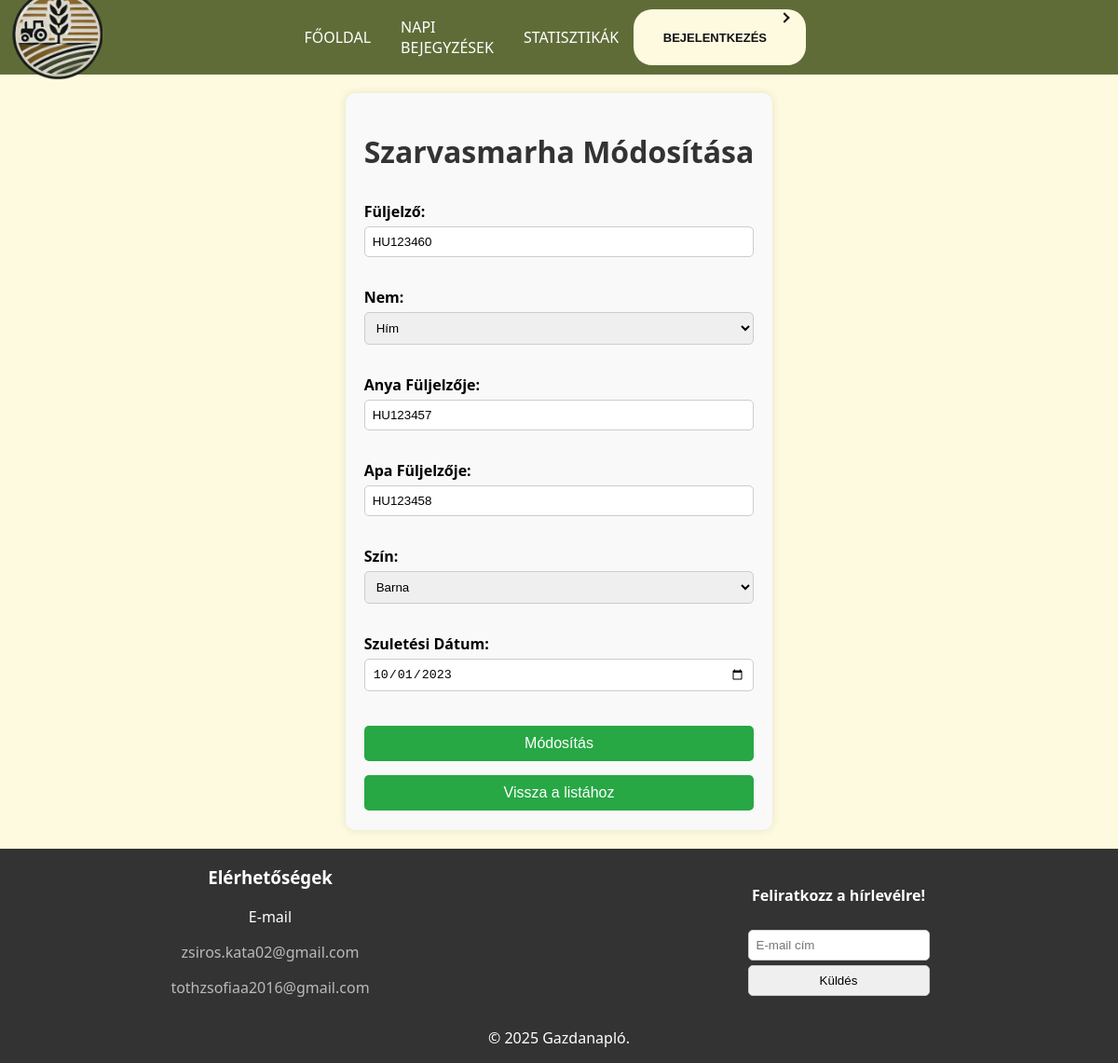
Before: /admin/edit_cow.php?id=1 (signed in) with the older database file.
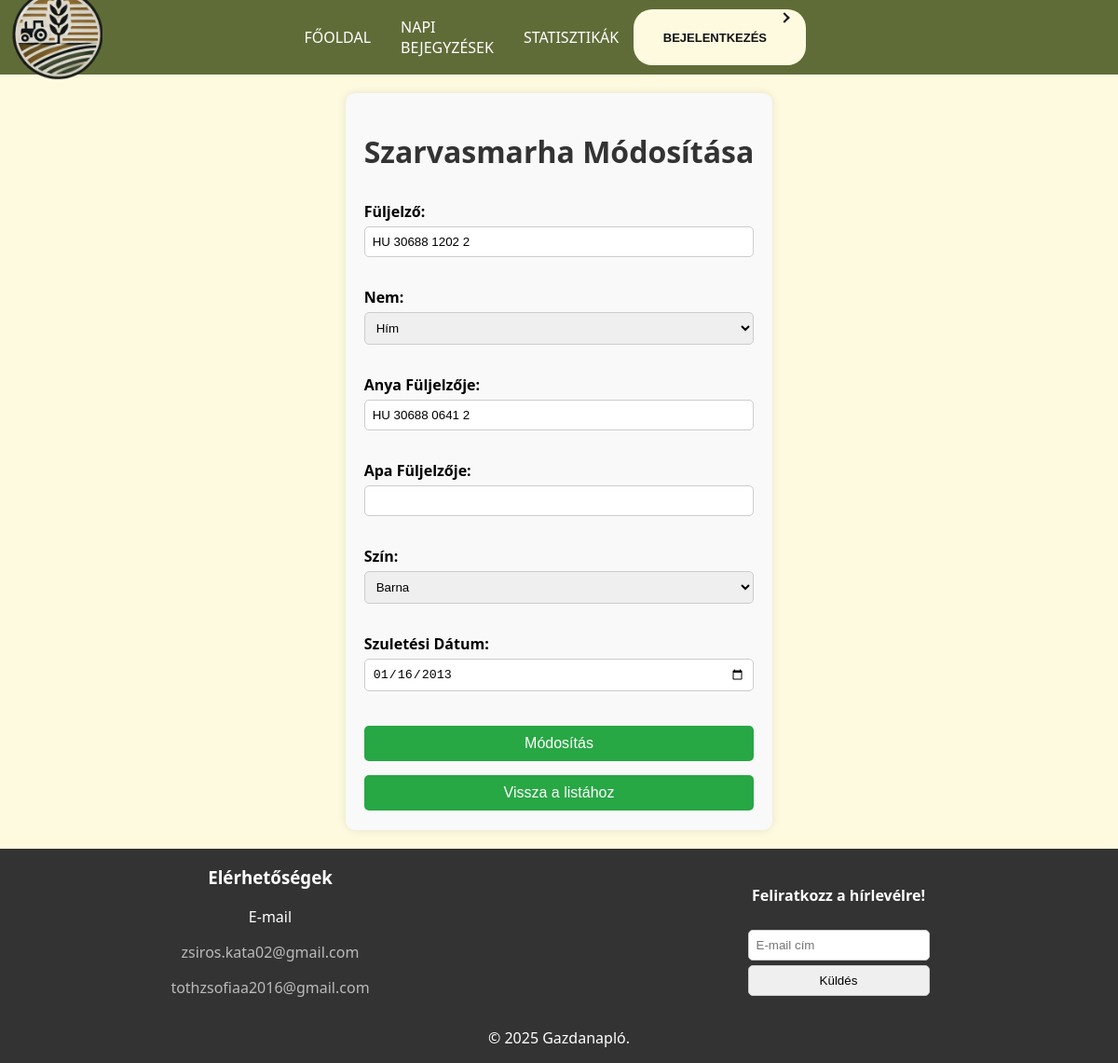
After: the same page with the newer database file.
### tables this page shows
CREATE TABLE `cows` (
  `id` int(11) NOT NULL,
  `ear_tag` varchar(255) DEFAULT NULL,
  `gender` tinyint(1) DEFAULT NULL,
  `cows_parents_id` int(11) DEFAULT NULL,
  `color_id` int(11) DEFAULT NULL,
  `birthdate` date DEFAULT NULL,
  `death_date` date DEFAULT NULL,
  `mother_ear_tag` varchar(255) DEFAULT NULL,
  `father_ear_tag` varchar(255) DEFAULT NULL,
  `picture` varchar(255) DEFAULT NULL
);

CREATE TABLE `colors` (
  `id` int(11) NOT NULL,
  `colors` varchar(255) DEFAULT NULL
);

### admin/edit_cow.php (the view, shortened to what this page needs)
<?php
require '../connect.php';
$cow_id = $_GET['id'] ?? null;
$stmt = $dbconn->prepare("SELECT * FROM cows WHERE id = ?");
$stmt->bind_param('i', $cow_id);
$stmt->execute();
$result = $stmt->get_result();
$cow = $result->fetch_assoc();
$colorsResult = $dbconn->query("SELECT id, colors AS color FROM colors");
$colors = [];
if ($colorsResult->num_rows > 0) {
    while ($row = $colorsResult->fetch_assoc()) {
        $colors[] = $row;
    }
}
?>
<!DOCTYPE html>
<html lang="hu">
 <?php
    include '../main/head.php';
?>
<body>
    <header>
        <?php include "../main/nav.php";?>
    </header>
    <main>
        <h1>Szarvasmarha Módosítása</h1>
        <form method="POST">
            <label for="ear_tag">Füljelző:</label>
            <input type="text" id="ear_tag" name="ear_tag" value="<?php echo htmlspecialchars($cow['ear_tag']); ?>" required>
            <br>
            <label for="gender">Nem:</label>
            <select id="gender" name="gender" required>
                <option value="M" <?php echo $cow['gender'] === 'M' ? 'selected' : ''; ?>>Hím</option>
            </select>
            <br>
            <label for="mother_ear_tag">Anya Füljelzője:</label>
            <input type="text" id="mother_ear_tag" name="mother_ear_tag" value="<?php echo htmlspecialchars($cow['mother_ear_tag']); ?>">
            <br>
            <label for="father_ear_tag">Apa Füljelzője:</label>
            <input type="text" id="father_ear_tag" name="father_ear_tag" value="<?php echo htmlspecialchars($cow['father_ear_tag']); ?>">
            <br>
            <label for="color_id">Szín:</label>
            <select id="color_id" name="color_id" required>
                <?php foreach ($colors as $color): ?>
                    <option value="<?php echo $color['id']; ?>" <?php echo $cow['color_id'] == $color['id'] ? 'selected' : ''; ?>>
                        <?php echo htmlspecialchars($color['color']); ?>
                    </option>
                <?php endforeach; ?>
            </select>
            <br>
            <label for="birthdate">Szuletési Dátum:</label>
            <input type="date" id="birthdate" name="birthdate" value="<?php echo htmlspecialchars($cow['birthdate']); ?>" required>
            <br>
            <button class="button" type="submit">Módosítás</button>
            <button class="button" type="submit"><a href="farm_states.php">Vissza a listához</a></button>
        </form>
    </main>
    <footer>
        <?php include '../main/footer.php'; ?>
    </footer>
</body>
</html>

Changed rows visible on the page:
changed cows "Barna": ear_tag "HU123460" → "HU 30688 1202 2"; mother_ear_tag "HU123457" → "HU 30688 0641 2"; birthdate "10/01/2023" → "01/16/2013"; father_ear_tag "HU123458" → (not shown)
